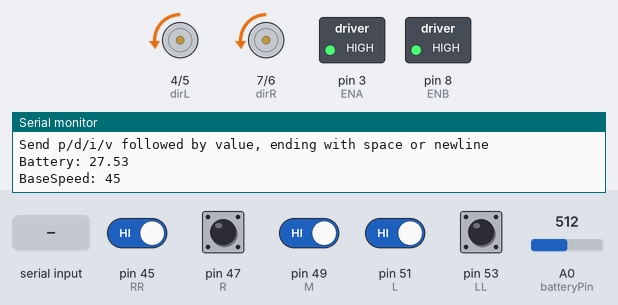
Recording of a sketch running on a simulated Arduino Mega 2560, built with avr-gcc and run on an emulated ATmega2560. On the bench: direction and speed pins drawn as motors (green arrow = direction pin HIGH = forward, orange = LOW = backward, longer = more drive), switched loads named in the sketch (green lamp = pin HIGH), the last lines printed to the serial monitor. Inputs (shaded band) come from the test bench; at power-on: pin 45 (RR), pin 47 (R), pin 49 (M), pin 51 (L), pin 53 (LL) HIGH, A0 (batteryPin) = 512.

Above: at 1.2 s.
1.3 s: A0 (batteryPin) set to 306
At 2.5 s:
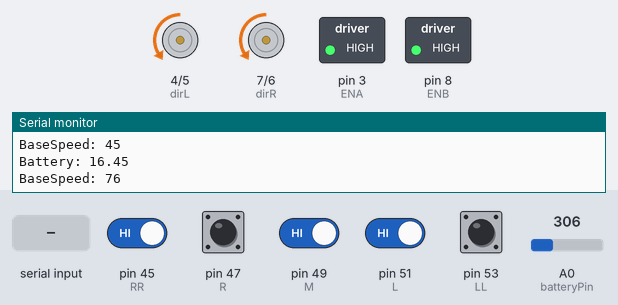
2.8 s: pin 45 (RR) driven LOW
At 3.7 s:
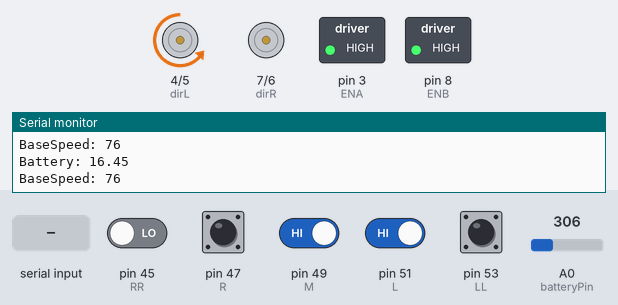
4.3 s: pin 49 (M) driven LOW
At 4.8 s:
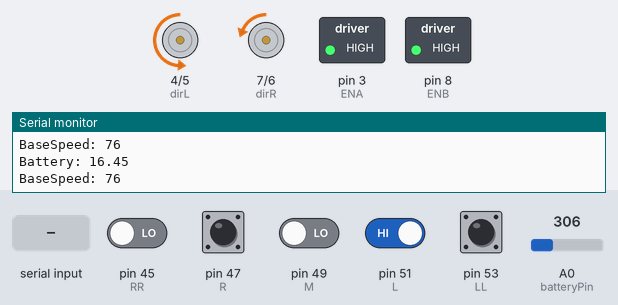
5.8 s: A0 (batteryPin) set to 122
At 7.0 s:
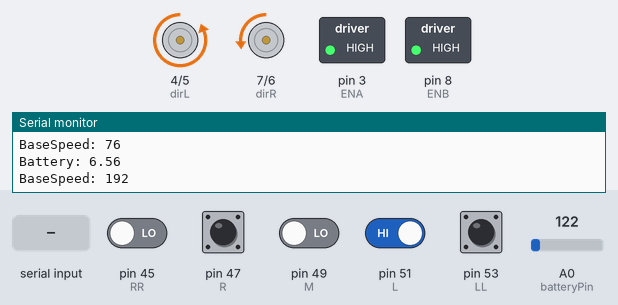
7.3 s: pin 51 (L) driven LOW
At 8.3 s:
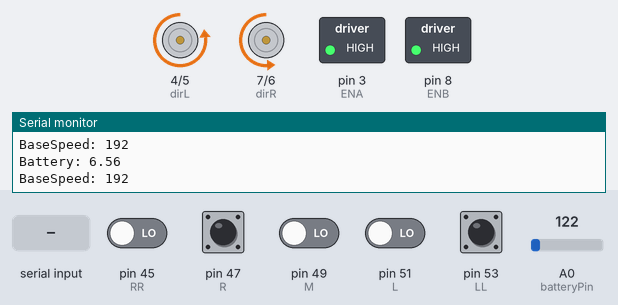
8.8 s: "v90\n" received over Serial
At 9.5 s:
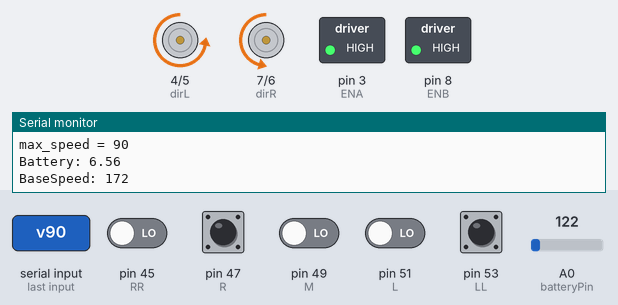
Timing chart, 0 to 11.3 s (numbered marks = the images above; inputs shaded):
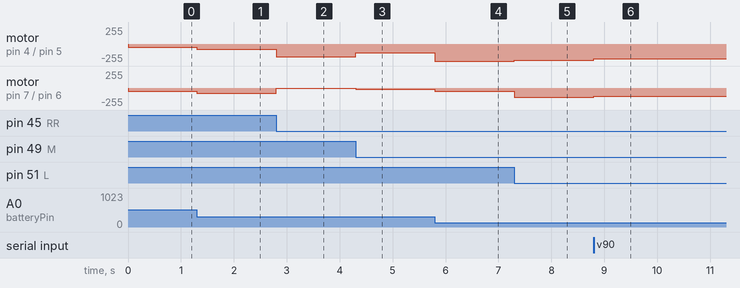

The sketch:

PID-Line-Follower.ino
```cpp
// Battery voltage reading
const int batteryPin = A0;

float readBattery() {
  int raw = analogRead(batteryPin);       // 0-1023
  float voltageA0 = raw * (5.0 / 1023.0); // voltage at A0 pin
  float batteryVoltage = voltageA0 * (110.0 / 10.0); // undo divider ratio
  return batteryVoltage;
}

// BLUETOOTH

String buffer = "";
char currentVar = '\0';
int Kp = 75;
float Ki = 0.1;
int Kd = 10;
int max_speed = 100;     // <-- This will act as baseSpeed

void readBluetooth() {
  while (Serial.available() > 0) {
    char c = Serial.read();

    if (c == ' ' || c == '\n') {
      if (currentVar != '\0' && buffer.length() > 0) {
        int value = buffer.toInt();
        char prefix = tolower(currentVar);

        switch (prefix) {
          case 'p': Kp = value; Serial.print("Kp = "); Serial.println(Kp); break;
          case 'd': Kd = value; Serial.print("Kd = "); Serial.println(Kd); break;
          case 'i': Ki = value*0.1; Serial.print("Ki = "); Serial.println(Ki); break;
          case 'v': max_speed = value; Serial.print("max_speed = "); Serial.println(max_speed); break;
          default:  Serial.print("Unknown variable: "); Serial.println(currentVar); break;
        }
      }
      buffer = "";
      currentVar = '\0';
    }
    else if (isAlpha(c) && buffer.length() == 0) {
      currentVar = c;
    }
    else if (isDigit(c)) {
      buffer += c;
      if (buffer.length() > 3) buffer = buffer.substring(0, 3);
    }
  }
}

// PID CODE
// Pins
const int ENA = 3, ENB = 8;
const int LL = 53, L = 51, M = 49, R = 47, RR = 45;
const int pwmL = 5, dirL = 4;
const int pwmR = 6, dirR = 7;

// baseSpeed now comes from Bluetooth (max_speed)
int baseSpeed = 100;

float prevError = 0;
float lastError = 0;
float integral = 0;

void setup() {
  Serial.begin(115200);

  pinMode(LL, INPUT);
  pinMode(L, INPUT);
  pinMode(M, INPUT);
  pinMode(R, INPUT);
  pinMode(RR, INPUT);

  pinMode(pwmL, OUTPUT);
  pinMode(dirL, OUTPUT);
  pinMode(pwmR, OUTPUT);
  pinMode(dirR, OUTPUT);

  pinMode(ENA, OUTPUT);
  pinMode(ENB, OUTPUT);

  digitalWrite(ENA, HIGH);
  digitalWrite(ENB, HIGH);

  Serial.println("Send p/d/i/v followed by value, ending with space or newline");
}
void loop() {
  // Read Bluetooth
  readBluetooth();

  // Read battery
  float Vbat = readBattery();
  float voltageFactor = 12.6 / Vbat;

  // Scale baseSpeed to compensate for lower voltage
  baseSpeed = max_speed * voltageFactor;
  baseSpeed = constrain(baseSpeed, 0, 255);

  // Scale PID gains according to battery voltage
  float effectiveKp = Kp * voltageFactor;
  float effectiveKi = Ki * voltageFactor;
  float effectiveKd = Kd * voltageFactor;

  // Read sensors
  bool sLL = !digitalRead(LL);
  bool sL  = !digitalRead(L);
  bool sM  = !digitalRead(M);
  bool sR  = !digitalRead(R);
  bool sRR = !digitalRead(RR);

  int sensors[5] = { sLL, sL, sM, sR, sRR };
  int weights[5] = { -2, -1, 0, 1, 2 };

  int sumWeights = 0;
  int activeCount = 0;

  for (int i = 0; i < 5; i++) {
    if (sensors[i]) {
      sumWeights += weights[i];
      activeCount++;
    }
  }
  float error;
  // float error = (activeCount == 0) ? lastError : (float)sumWeights / activeCount;
  // if (activeCount != 0) lastError = error;
  if (activeCount == 0) {
    // No sensors active
    if (abs(lastError) < 0.5) {
        // lost on straight: go forward slowly
        error = 0;
    } else {
        // lost on corner: continue turning in the same direction
        error = lastError;
    }
  } else {
      // normal line detection
      error = (float)sumWeights / activeCount;
      lastError = error;
  }

  // PID calculation using scaled gains
  integral += error;
  integral = constrain(integral, -10, 10);
  float derivative = error - prevError;
  float correction = -(effectiveKp * error + effectiveKi * integral + effectiveKd * derivative);
  prevError = error;


  // Apply correction to motors
  int leftSpeed = baseSpeed - correction;
  int rightSpeed = baseSpeed + correction;

  leftSpeed = constrain(leftSpeed, 0, 255);
  rightSpeed = constrain(rightSpeed, 0, 255);

  analogWrite(pwmL, leftSpeed);
  analogWrite(pwmR, rightSpeed);
  digitalWrite(dirL, LOW);
  digitalWrite(dirR, LOW);

  // Optional: Print battery and baseSpeed
  static unsigned long lastPrint = 0;
  if (millis() - lastPrint > 1000) {
    lastPrint = millis();
    Serial.print("Battery: ");
    Serial.println(Vbat);
    Serial.print("BaseSpeed: ");
    Serial.println(baseSpeed);
  }
}
```

Measured:
- after the input at 1.3 s, motor on pin 4 (dirL) / pin 5 (pwmL), motor on pin 7 (dirR) / pin 6 (pwmR): backward 45/255 → backward 76/255 at once
- after the input at 2.8 s, motor on pin 4 (dirL) / pin 5 (pwmL): backward 76/255 → backward 191/255 at once; motor on pin 7 (dirR) / pin 6 (pwmR): backward 76/255 → stopped at once
- after the input at 4.3 s, motor on pin 4 (dirL) / pin 5 (pwmL): backward 191/255 → backward 134/255 at once; motor on pin 7 (dirR) / pin 6 (pwmR): stopped → backward 17/255 at once
- after the input at 5.8 s, motor on pin 4 (dirL) / pin 5 (pwmL): backward 134/255 → backward 255/255 at once; motor on pin 7 (dirR) / pin 6 (pwmR): backward 17/255 → backward 46/255 at once
- after the input at 7.3 s, motor on pin 4 (dirL) / pin 5 (pwmL): backward 255/255 → backward 241/255 at once; motor on pin 7 (dirR) / pin 6 (pwmR): backward 46/255 → backward 142/255 at once
- after the input at 8.8 s, motor on pin 4 (dirL) / pin 5 (pwmL): backward 241/255 → backward 221/255 at once; motor on pin 7 (dirR) / pin 6 (pwmR): backward 142/255 → backward 122/255 at once
